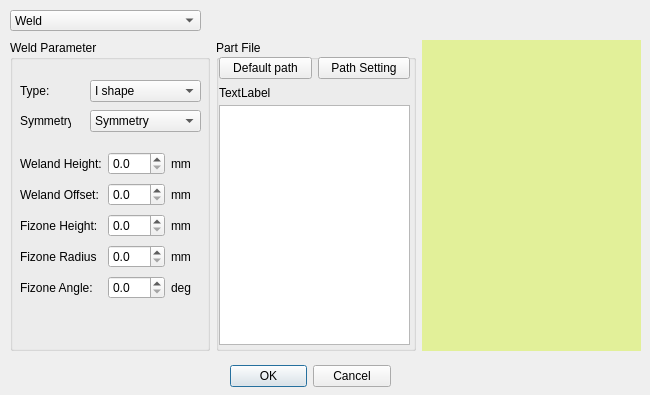
<?xml version="1.0" encoding="UTF-8"?>
<ui version="4.0">
 <class>DialogDxfFileLoad</class>
 <widget class="QDialog" name="DialogDxfFileLoad">
  <property name="geometry">
   <rect>
    <x>0</x>
    <y>0</y>
    <width>650</width>
    <height>395</height>
   </rect>
  </property>
  <property name="windowTitle">
   <string>Dialog</string>
  </property>
  <widget class="QDialogButtonBox" name="buttonBox">
   <property name="geometry">
    <rect>
     <x>230</x>
     <y>360</y>
     <width>161</width>
     <height>32</height>
    </rect>
   </property>
   <property name="orientation">
    <enum>Qt::Horizontal</enum>
   </property>
   <property name="standardButtons">
    <set>QDialogButtonBox::Cancel|QDialogButtonBox::Ok</set>
   </property>
  </widget>
  <widget class="QComboBox" name="comboBox">
   <property name="geometry">
    <rect>
     <x>10</x>
     <y>10</y>
     <width>191</width>
     <height>21</height>
    </rect>
   </property>
   <property name="sizePolicy">
    <sizepolicy hsizetype="Preferred" vsizetype="Preferred">
     <horstretch>0</horstretch>
     <verstretch>0</verstretch>
    </sizepolicy>
   </property>
   <property name="layoutDirection">
    <enum>Qt::LeftToRight</enum>
   </property>
   <property name="maxVisibleItems">
    <number>5</number>
   </property>
   <item>
    <property name="text">
     <string>Weld</string>
    </property>
   </item>
   <item>
    <property name="text">
     <string>Load Part File</string>
    </property>
   </item>
  </widget>
  <widget class="QWidget" name="layoutWidget1">
   <property name="geometry">
    <rect>
     <x>10</x>
     <y>40</y>
     <width>631</width>
     <height>311</height>
    </rect>
   </property>
   <layout class="QHBoxLayout" name="horizontalLayout">
    <item>
     <widget class="QGroupBox" name="WeldGroupShow">
      <property name="sizePolicy">
       <sizepolicy hsizetype="Fixed" vsizetype="Preferred">
        <horstretch>0</horstretch>
        <verstretch>0</verstretch>
       </sizepolicy>
      </property>
      <property name="minimumSize">
       <size>
        <width>200</width>
        <height>0</height>
       </size>
      </property>
      <property name="title">
       <string>Weld Parameter</string>
      </property>
      <widget class="QComboBox" name="ComWeldType">
       <property name="geometry">
        <rect>
         <x>80</x>
         <y>40</y>
         <width>111</width>
         <height>22</height>
        </rect>
       </property>
       <item>
        <property name="text">
         <string>I shape</string>
        </property>
       </item>
       <item>
        <property name="text">
         <string>V shape</string>
        </property>
       </item>
       <item>
        <property name="text">
         <string>double V shpe</string>
        </property>
       </item>
       <item>
        <property name="text">
         <string>U shape</string>
        </property>
       </item>
       <item>
        <property name="text">
         <string>double V-1</string>
        </property>
       </item>
       <item>
        <property name="text">
         <string>double V-2</string>
        </property>
       </item>
       <item>
        <property name="text">
         <string>J-1</string>
        </property>
       </item>
       <item>
        <property name="text">
         <string>J-2</string>
        </property>
       </item>
       <item>
        <property name="text">
         <string>VY-1</string>
        </property>
       </item>
       <item>
        <property name="text">
         <string>VY-2</string>
        </property>
       </item>
      </widget>
      <widget class="QLabel" name="LabelType">
       <property name="geometry">
        <rect>
         <x>10</x>
         <y>40</y>
         <width>51</width>
         <height>21</height>
        </rect>
       </property>
       <property name="text">
        <string>Type:</string>
       </property>
      </widget>
      <widget class="QComboBox" name="ComWeldSymetry">
       <property name="geometry">
        <rect>
         <x>80</x>
         <y>70</y>
         <width>111</width>
         <height>22</height>
        </rect>
       </property>
       <item>
        <property name="text">
         <string>Symmetry</string>
        </property>
       </item>
       <item>
        <property name="text">
         <string>Left</string>
        </property>
       </item>
       <item>
        <property name="text">
         <string>Right</string>
        </property>
       </item>
      </widget>
      <widget class="QLabel" name="LabelSymetry">
       <property name="geometry">
        <rect>
         <x>10</x>
         <y>70</y>
         <width>51</width>
         <height>21</height>
        </rect>
       </property>
       <property name="text">
        <string>Symmetry:</string>
       </property>
      </widget>
      <widget class="QFrame" name="frame_5">
       <property name="geometry">
        <rect>
         <x>10</x>
         <y>110</y>
         <width>181</width>
         <height>151</height>
        </rect>
       </property>
       <layout class="QGridLayout" name="gridLayout">
        <property name="leftMargin">
         <number>0</number>
        </property>
        <property name="topMargin">
         <number>0</number>
        </property>
        <property name="rightMargin">
         <number>0</number>
        </property>
        <property name="bottomMargin">
         <number>0</number>
        </property>
        <item row="0" column="0" colspan="2">
         <widget class="QLabel" name="LabelWHeight">
          <property name="text">
           <string>Weland Height:</string>
          </property>
         </widget>
        </item>
        <item row="0" column="3">
         <widget class="QLabel" name="LabelUnitWHeight">
          <property name="text">
           <string>mm</string>
          </property>
         </widget>
        </item>
        <item row="1" column="0" colspan="2">
         <widget class="QLabel" name="LabelWOffset">
          <property name="text">
           <string>Weland Offset:</string>
          </property>
         </widget>
        </item>
        <item row="1" column="3">
         <widget class="QLabel" name="LabelUnitWOffset">
          <property name="text">
           <string>mm</string>
          </property>
         </widget>
        </item>
        <item row="2" column="0" colspan="2">
         <widget class="QLabel" name="LabelFHeight">
          <property name="text">
           <string>Fizone Height:</string>
          </property>
         </widget>
        </item>
        <item row="2" column="3">
         <widget class="QLabel" name="LabelUnitFHeight">
          <property name="text">
           <string>mm</string>
          </property>
         </widget>
        </item>
        <item row="3" column="0" colspan="2">
         <widget class="QLabel" name="LabelFRadius">
          <property name="text">
           <string>Fizone Radius</string>
          </property>
         </widget>
        </item>
        <item row="3" column="3">
         <widget class="QLabel" name="LabelUnitFRadius">
          <property name="text">
           <string>mm</string>
          </property>
         </widget>
        </item>
        <item row="4" column="0" colspan="2">
         <widget class="QLabel" name="LabelFAngle">
          <property name="text">
           <string>Fizone Angle:</string>
          </property>
         </widget>
        </item>
        <item row="4" column="3">
         <widget class="QLabel" name="LabelUnitFAngle">
          <property name="text">
           <string>deg</string>
          </property>
         </widget>
        </item>
        <item row="0" column="2">
         <widget class="QDoubleSpinBox" name="SpinWHeight">
          <property name="decimals">
           <number>1</number>
          </property>
         </widget>
        </item>
        <item row="1" column="2">
         <widget class="QDoubleSpinBox" name="SpinWoffset">
          <property name="decimals">
           <number>1</number>
          </property>
         </widget>
        </item>
        <item row="2" column="2">
         <widget class="QDoubleSpinBox" name="SpinFHeight">
          <property name="decimals">
           <number>1</number>
          </property>
         </widget>
        </item>
        <item row="3" column="2">
         <widget class="QDoubleSpinBox" name="SpinFRadius">
          <property name="decimals">
           <number>1</number>
          </property>
         </widget>
        </item>
        <item row="4" column="2">
         <widget class="QDoubleSpinBox" name="SpinFAngle">
          <property name="decimals">
           <number>1</number>
          </property>
         </widget>
        </item>
       </layout>
      </widget>
     </widget>
    </item>
    <item>
     <widget class="QGroupBox" name="PartGroupShow">
      <property name="sizePolicy">
       <sizepolicy hsizetype="Fixed" vsizetype="Preferred">
        <horstretch>0</horstretch>
        <verstretch>0</verstretch>
       </sizepolicy>
      </property>
      <property name="minimumSize">
       <size>
        <width>200</width>
        <height>0</height>
       </size>
      </property>
      <property name="title">
       <string>Part File</string>
      </property>
      <widget class="QWidget" name="verticalLayoutWidget">
       <property name="geometry">
        <rect>
         <x>3</x>
         <y>44</y>
         <width>191</width>
         <height>261</height>
        </rect>
       </property>
       <layout class="QVBoxLayout" name="verticalLayout" stretch="0,20">
        <property name="spacing">
         <number>3</number>
        </property>
        <item>
         <widget class="QLabel" name="LabelPartFileName">
          <property name="minimumSize">
           <size>
            <width>0</width>
            <height>18</height>
           </size>
          </property>
          <property name="text">
           <string>TextLabel</string>
          </property>
         </widget>
        </item>
        <item>
         <widget class="QListView" name="ListPartFile"/>
        </item>
       </layout>
      </widget>
      <widget class="QWidget" name="horizontalLayoutWidget_2">
       <property name="geometry">
        <rect>
         <x>3</x>
         <y>13</y>
         <width>191</width>
         <height>31</height>
        </rect>
       </property>
       <layout class="QHBoxLayout" name="horizontalLayout_2">
        <item>
         <widget class="QPushButton" name="BtnNccDefaultPath">
          <property name="text">
           <string>Default path</string>
          </property>
         </widget>
        </item>
        <item>
         <widget class="QPushButton" name="BtnNccPath">
          <property name="maximumSize">
           <size>
            <width>100</width>
            <height>16777215</height>
           </size>
          </property>
          <property name="text">
           <string>Path Setting</string>
          </property>
         </widget>
        </item>
       </layout>
      </widget>
     </widget>
    </item>
    <item>
     <widget class="DplDxf" name="ExpoView" native="true">
      <property name="palette">
       <palette>
        <active>
         <colorrole role="Base">
          <brush brushstyle="SolidPattern">
           <color alpha="255">
            <red>0</red>
            <green>255</green>
            <blue>255</blue>
           </color>
          </brush>
         </colorrole>
         <colorrole role="Window">
          <brush brushstyle="SolidPattern">
           <color alpha="255">
            <red>226</red>
            <green>240</green>
            <blue>153</blue>
           </color>
          </brush>
         </colorrole>
        </active>
        <inactive>
         <colorrole role="Base">
          <brush brushstyle="SolidPattern">
           <color alpha="255">
            <red>0</red>
            <green>255</green>
            <blue>255</blue>
           </color>
          </brush>
         </colorrole>
         <colorrole role="Window">
          <brush brushstyle="SolidPattern">
           <color alpha="255">
            <red>226</red>
            <green>240</green>
            <blue>153</blue>
           </color>
          </brush>
         </colorrole>
        </inactive>
        <disabled>
         <colorrole role="Base">
          <brush brushstyle="SolidPattern">
           <color alpha="255">
            <red>226</red>
            <green>240</green>
            <blue>153</blue>
           </color>
          </brush>
         </colorrole>
         <colorrole role="Window">
          <brush brushstyle="SolidPattern">
           <color alpha="255">
            <red>226</red>
            <green>240</green>
            <blue>153</blue>
           </color>
          </brush>
         </colorrole>
        </disabled>
       </palette>
      </property>
      <property name="contextMenuPolicy">
       <enum>Qt::NoContextMenu</enum>
      </property>
      <property name="autoFillBackground">
       <bool>true</bool>
      </property>
     </widget>
    </item>
   </layout>
  </widget>
  <widget class="QWidget" name="horizontalLayoutWidget">
   <property name="geometry">
    <rect>
     <x>216</x>
     <y>4</y>
     <width>431</width>
     <height>31</height>
    </rect>
   </property>
   <layout class="QHBoxLayout" name="horizontalLayout_4" stretch="0">
    <item>
     <widget class="QLabel" name="LabelPartFilePath">
      <property name="minimumSize">
       <size>
        <width>0</width>
        <height>18</height>
       </size>
      </property>
      <property name="text">
       <string/>
      </property>
     </widget>
    </item>
   </layout>
  </widget>
 </widget>
 <customwidgets>
  <customwidget>
   <class>DplDxf</class>
   <extends>QWidget</extends>
   <header>ui/DplDxf.h</header>
   <container>1</container>
  </customwidget>
 </customwidgets>
 <resources/>
 <connections>
  <connection>
   <sender>buttonBox</sender>
   <signal>accepted()</signal>
   <receiver>DialogDxfFileLoad</receiver>
   <slot>accept()</slot>
   <hints>
    <hint type="sourcelabel">
     <x>248</x>
     <y>254</y>
    </hint>
    <hint type="destinationlabel">
     <x>157</x>
     <y>274</y>
    </hint>
   </hints>
  </connection>
  <connection>
   <sender>buttonBox</sender>
   <signal>rejected()</signal>
   <receiver>DialogDxfFileLoad</receiver>
   <slot>reject()</slot>
   <hints>
    <hint type="sourcelabel">
     <x>316</x>
     <y>260</y>
    </hint>
    <hint type="destinationlabel">
     <x>286</x>
     <y>274</y>
    </hint>
   </hints>
  </connection>
 </connections>
</ui>
